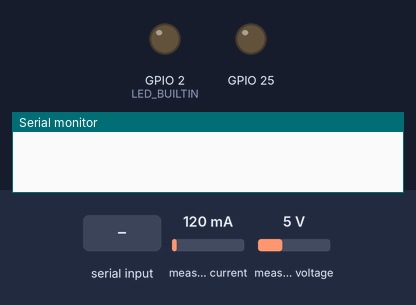
A program run on a simulated ESP32. On the bench: output pins drawn as LEDs (lit = HIGH), the last lines printed to the serial monitor. Dashed ring = blinking. The inputs (shaded band) are chosen by the test bench; at power-on: measured current 120 mA, measured voltage 5 V. WiFi joins after 1.5 s; servers stay silent unless stated; EEPROM starts erased; no MQTT or app messages arrive unless stated. At 12.9 s the program restarts the board; the recording ends there.

Above: at 1.0 s.
At 3.7 s:
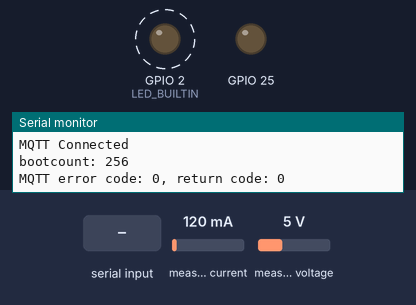
3.8 s: "F0:08:D1:D7:6D:F8" received over the second serial link
Timing chart, 0 to 12.9 s (numbered marks = the images above; inputs shaded):
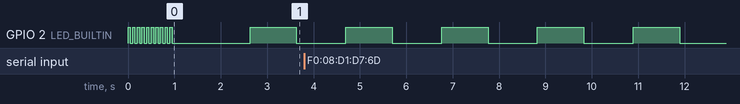

Measured:
- by itself, GPIO 2 (LED_BUILTIN): alternates HIGH for 1.0 s and LOW for 1.1 s

The program:

main.cpp
```cpp
/**
 *
 * 1. compress measuring message to JSON format.
 * 2. platformio run -t upload --upload-port xxx.xxx.xxx.xxx
 * ainconController1: 10.10.200.60
 * ainconController2: 10.10.200.57
 * ainconController3: 10.10.200.59
 *
 * */
#include <Arduino.h>
#include <PZEM004Tv30.h>
#include <WiFi.h>
#include <MQTT.h>
#include <string.h>
#include <ESPmDNS.h>
#include <WiFiUdp.h>
#include <ArduinoOTA.h>
#include <ArduinoJson.h>
#include <EEPROM.h>

#if !defined(PZEM_RX_PIN) && !defined(PZEM_TX_PIN)
#define PZEM_RX_PIN 16
#define PZEM_TX_PIN 17
#endif

#if !defined(PZEM_SERIAL)
#define PZEM_SERIAL Serial2
#endif

TaskHandle_t task0;
TaskHandle_t task1;

const char *ssid = "cpciot1";
const char *password = "10987654";
const char *mqtt_server = "10.10.200.70";
const int mqtt_port = 1883;
/*const char *ssid = "true_home2G_UM3";
const char *password = "Kk67Dc54";
const char *mqtt_server = "192.168.1.54";
const int mqtt_port = 11883;*/
String clientId = "";
String deviceTopic = "";
float voltage, current, power, energy, frequency;
int ledState = LOW, bootCount = 0, pzemErrorCount = 0, mqttReconnectCount = 0, wifiReconnectCount = 0;
bool cmdFromServer = false, serverIsOnline = false;
char strbuf[15];

const size_t electricalVariableJsonSize = JSON_OBJECT_SIZE(5);
char electricalVariableJsonOutput[electricalVariableJsonSize + 80];

const size_t devicePropertiesJsonSize = JSON_OBJECT_SIZE(3);
char devicePropertiesJsonOutput[electricalVariableJsonSize + 60];

void setup_wifi();
void on_message(String &topic, String &payload);
void mqtt_connect();
void getPzem();
void handle_ota(void *parameter);
void handle_mqtt(void *parameter);
void ledBlink(int interval, int delaytime);

PZEM004Tv30 pzem(PZEM_SERIAL, PZEM_RX_PIN, PZEM_TX_PIN);
WiFiClient espClient;
MQTTClient client(1024);
DynamicJsonDocument electricalVariableJsonDoc(electricalVariableJsonSize);
DynamicJsonDocument devicePropertiesJsonDoc(devicePropertiesJsonSize);
SemaphoreHandle_t binarySemaphores[2] = {NULL, NULL};

void setup()
{
    Serial.begin(115200);
    WiFi.setAutoReconnect(true);
    //clientId = "airconController4";
    //deviceTopic = "myFinalProject/airconController4/";
    if (WiFi.macAddress() == "F0:08:D1:D7:6D:F8")
    {
        clientId = "airconController3";
        deviceTopic = "myFinalProject/airconController3/";
    }
    if (WiFi.macAddress() == "8C:AA:B5:93:69:34")
    {
        clientId = "airconController2";
        deviceTopic = "myFinalProject/airconController2/";
    }
    if (WiFi.macAddress() == "8C:AA:B5:94:1E:5C")
    {
        clientId = "airconController1";
        deviceTopic = "myFinalProject/airconController1/";
    }

    //EEPROM.begin(1);
    pinMode(LED_BUILTIN, OUTPUT);
    pinMode(25, OUTPUT);
    digitalWrite(25, LOW);
    ledBlink(50, 1000);
    bootCount = EEPROM.read(0);
    bootCount++;
    //EEPROM.write(0, bootCount);
    //EEPROM.commit();

    setup_wifi();
    client.begin(mqtt_server, mqtt_port, espClient);
    client.onMessage(on_message);

    devicePropertiesJsonDoc["wifiLocalIP"] = WiFi.localIP().toString().c_str();
    devicePropertiesJsonDoc["online"] = false;
    devicePropertiesJsonDoc["bootcount"] = bootCount;
    serializeJson(devicePropertiesJsonDoc, devicePropertiesJsonOutput);

    client.setWill((deviceTopic + "properties").c_str(), devicePropertiesJsonOutput, true, 2);
    mqtt_connect();

    for (int i = 0; i < 2; i++)
    {
        binarySemaphores[i] = xSemaphoreCreateBinary(); // create a binary semaphore
    }
    xSemaphoreGive(binarySemaphores[0]);
    xSemaphoreGive(binarySemaphores[1]);

    electricalVariableJsonDoc["voltage"] = "null";
    electricalVariableJsonDoc["current"] = "null";
    electricalVariableJsonDoc["power"] = "null";
    electricalVariableJsonDoc["energy"] = "null";
    electricalVariableJsonDoc["frequency"] = "null";

    //pzem.resetEnergy();
    ArduinoOTA.onStart([]() {
                  String type;
                  if (ArduinoOTA.getCommand() == U_FLASH)
                      type = "sketch";
                  else // U_SPIFFS
                      type = "filesystem";

                  // NOTE: if updating SPIFFS this would be the place to unmount SPIFFS using SPIFFS.end()
                  Serial.println("Start updating " + type);
              })
        .onEnd([]() {
            Serial.println("\nEnd");
        })
        .onProgress([](unsigned int progress, unsigned int total) {
            Serial.printf("Progress: %u%%\r", (progress / (total / 100)));
        })
        .onError([](ota_error_t error) {
            Serial.printf("Error[%u]: ", error);
            if (error == OTA_AUTH_ERROR)
                Serial.println("Auth Failed");
            else if (error == OTA_BEGIN_ERROR)
                Serial.println("Begin Failed");
            else if (error == OTA_CONNECT_ERROR)
                Serial.println("Connect Failed");
            else if (error == OTA_RECEIVE_ERROR)
                Serial.println("Receive Failed");
            else if (error == OTA_END_ERROR)
                Serial.println("End Failed");
        });

    ArduinoOTA.begin();

    xTaskCreatePinnedToCore(
        &handle_ota,         // Function that should be called
        "Handle ota upload", // Name of the task (for debugging)
        8096,                // Stack size (bytes)
        NULL,                // Parameter to pass
        2,                   // Task priority
        &task0,                // Task handle
        0                    // Core you want to run the task on (0 or 1)
    );
    xTaskCreatePinnedToCore(
        &handle_mqtt,             // Function that should be called
        "Handle mqtt connection", // Name of the task (for debugging)
        8096,                     // Stack size (bytes)
        NULL,                     // Parameter to pass
        1,                        // Task priority
        &task1,                     // Task handle
        1                         // Core you want to run the task on (0 or 1)
    );
}

void loop()
{
    getPzem();
    ledBlink(1000, 2000);
    if (Serial2.available() != 0)
    {
        pzemErrorCount++;
        Serial.printf("PZEM Error Count: %d\n",pzemErrorCount);
        if (pzemErrorCount >= 5)
        {
            ESP.restart();
        }
    }
    while (!client.connected())
    {
        mqtt_connect();
    }

    if (serverIsOnline == true)
    {
        if (cmdFromServer == true)
        {
            digitalWrite(25, HIGH);
        }
        else if(cmdFromServer == false)
        {
            digitalWrite(25, LOW);
        }
    }
    else if(serverIsOnline == false)
    {
        digitalWrite(25, LOW);
    }
    //taskYIELD();
}

void setup_wifi()
{
    delay(10);
    Serial.println();
    Serial.print("Connecting to ");
    Serial.println(ssid);

    WiFi.begin(ssid, password);

    while (WiFi.status() != WL_CONNECTED)
    {
        wifiReconnectCount++;
        Serial.printf("(setup_wifi)Reconnect Count: %d\n",wifiReconnectCount);
        delay(500);
        Serial.print(".");
        if(wifiReconnectCount == 120){
            ESP.restart();
        }
    }

    randomSeed(micros());

    Serial.println("");
    Serial.println("WiFi connected");
    Serial.println("IP address: ");
    Serial.println(WiFi.localIP());
}

void on_message(String &topic, String &payload)
{
    if (topic == "myFinalProject/server/electricalAppliances/airconController1/command")
    {
        if (payload == "true")
        {
            cmdFromServer = true;
        }
        else if (payload == "false")
        {
            cmdFromServer = false;
        }
    }
    if (topic == "myFinalProject/server/electricalAppliances/airconController2/command")
    {
        if (payload == "true")
        {
            cmdFromServer = true;
        }
        else if (payload == "false")
        {
            cmdFromServer = false;
        }
    }
    if (topic == "myFinalProject/server/electricalAppliances/airconController3/command")
    {
        if (payload == "true")
        {
            cmdFromServer = true;
        }
        else if (payload == "false")
        {
            cmdFromServer = false;
        }
    }
    if (topic == "myFinalProject/server/properties/online")
    {
        Serial.print("server is online?: ");
        Serial.print(payload);
        Serial.println();
        if (payload == "false")
        {
            serverIsOnline = false;
        }
        else if (payload == "true")
        {
            serverIsOnline = true;
        }
    }
}

void mqtt_connect()
{
    if (client.connect(clientId.c_str(), "admin", "5617091"))
    {
        devicePropertiesJsonDoc["wifiLocalIP"] = WiFi.localIP().toString().c_str();
        devicePropertiesJsonDoc["online"] = true;
        devicePropertiesJsonDoc["bootcount"] = bootCount;
        serializeJson(devicePropertiesJsonDoc, devicePropertiesJsonOutput);
        client.publish((deviceTopic + "properties").c_str(), devicePropertiesJsonOutput, true, 2);

        Serial.println("MQTT Connected");
        client.subscribe("myFinalProject/server/electricalAppliances/airconController1/command", 2); //second parameter is QoS.
        client.subscribe("myFinalProject/server/electricalAppliances/airconController2/command", 2); //second parameter is QoS.
        client.subscribe("myFinalProject/server/electricalAppliances/airconController3/command", 2); //second parameter is QoS.
        client.subscribe("myFinalProject/server/properties/online", 2);
        Serial.printf("bootcount: %d\n", bootCount);
        Serial.printf("MQTT error code: %d, return code: %d\n", client.lastError(), client.returnCode());
    }
    else
    {
        mqttReconnectCount++;
        Serial.printf("MQTT error code: %d, return code: %d\n", client.lastError(), client.returnCode());
        Serial.println("Attempting MQTT connection");
        if(mqttReconnectCount == 60){
            ESP.restart();
        }
        digitalWrite(25, LOW);
        ledBlink(100, 1000);
        serverIsOnline = false;
        cmdFromServer = false;
    }
}

void getPzem()
{
    voltage = pzem.voltage();
    if (!isnan(voltage))
    {
        electricalVariableJsonDoc["voltage"] = voltage;
    }
    else
    {
        electricalVariableJsonDoc["voltage"] = 0.0;
    }

    current = pzem.current();
    if (!isnan(current))
    {
        electricalVariableJsonDoc["current"] = current;
    }
    else
    {
        electricalVariableJsonDoc["current"] = 0.0;
    }

    power = pzem.power();
    if (!isnan(power))
    {
        electricalVariableJsonDoc["power"] = power;
    }
    else
    {
        electricalVariableJsonDoc["power"] = 0.0;
    }

    energy = pzem.energy();
    if (!isnan(energy))
    {
        electricalVariableJsonDoc["energy"] = energy;
    }
    else
    {
        electricalVariableJsonDoc["energy"] = 0.0;
    }

    frequency = pzem.frequency();
    if (!isnan(frequency))
    {
        electricalVariableJsonDoc["frequency"] = frequency;
    }
    else
    {
        electricalVariableJsonDoc["frequency"] = 0.0;
    }

    serializeJson(electricalVariableJsonDoc, electricalVariableJsonOutput);
    client.publish((deviceTopic + "measure").c_str(), electricalVariableJsonOutput, false, 0);
}

void handle_ota(void *parameter)
{
    while (true)
    {
        xSemaphoreTake(binarySemaphores[0], portMAX_DELAY);
        ArduinoOTA.handle();
        xSemaphoreGive(binarySemaphores[1]);
    }
}

void handle_mqtt(void *parameter)
{
    //vTaskDelay(3000);
    while (true)
    {
        xSemaphoreTake(binarySemaphores[1], portMAX_DELAY);
        client.loop();
        xSemaphoreGive(binarySemaphores[0]);
    }
}

void ledBlink(int interval, int delaytime)
{
    for (int i = 0; i < (delaytime / interval); i++)
    {
        if (ledState == LOW)
        {
            ledState = HIGH;
        }
        else
        {
            ledState = LOW;
        }
        digitalWrite(LED_BUILTIN, ledState);
        delay(interval);
    }
}
```
